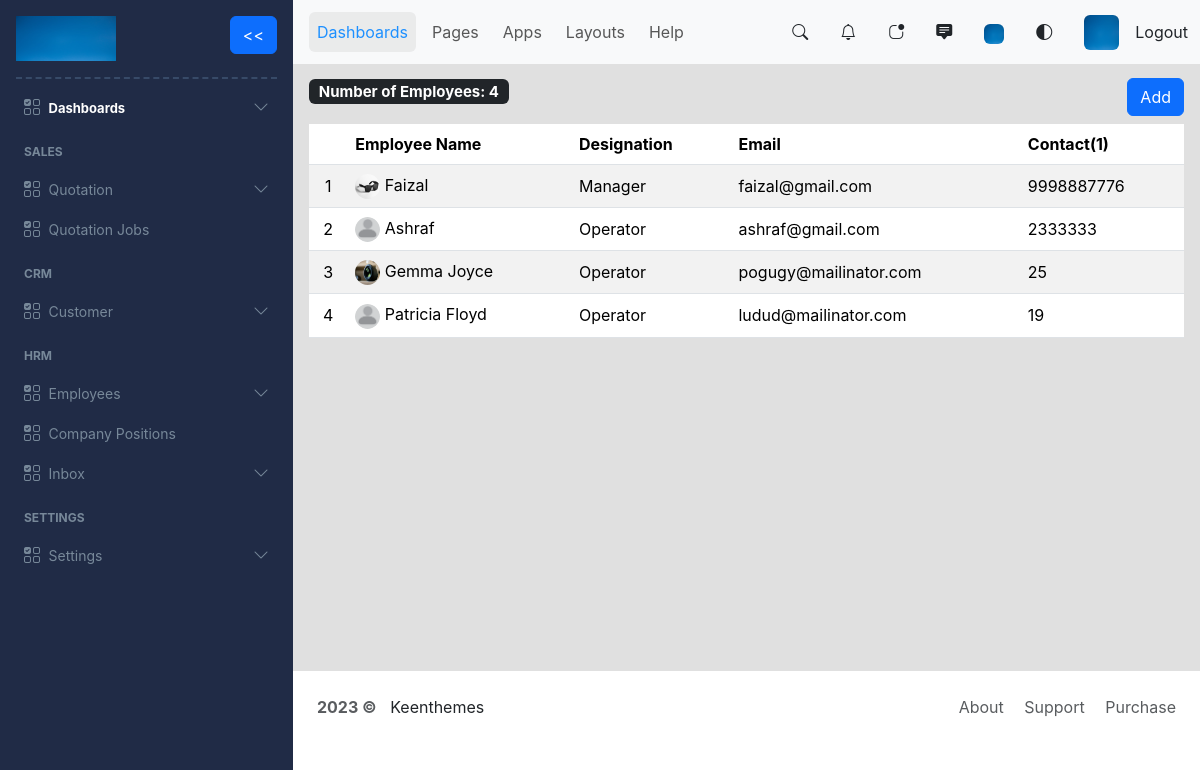
The app's page /view_employees (signed in), older data.
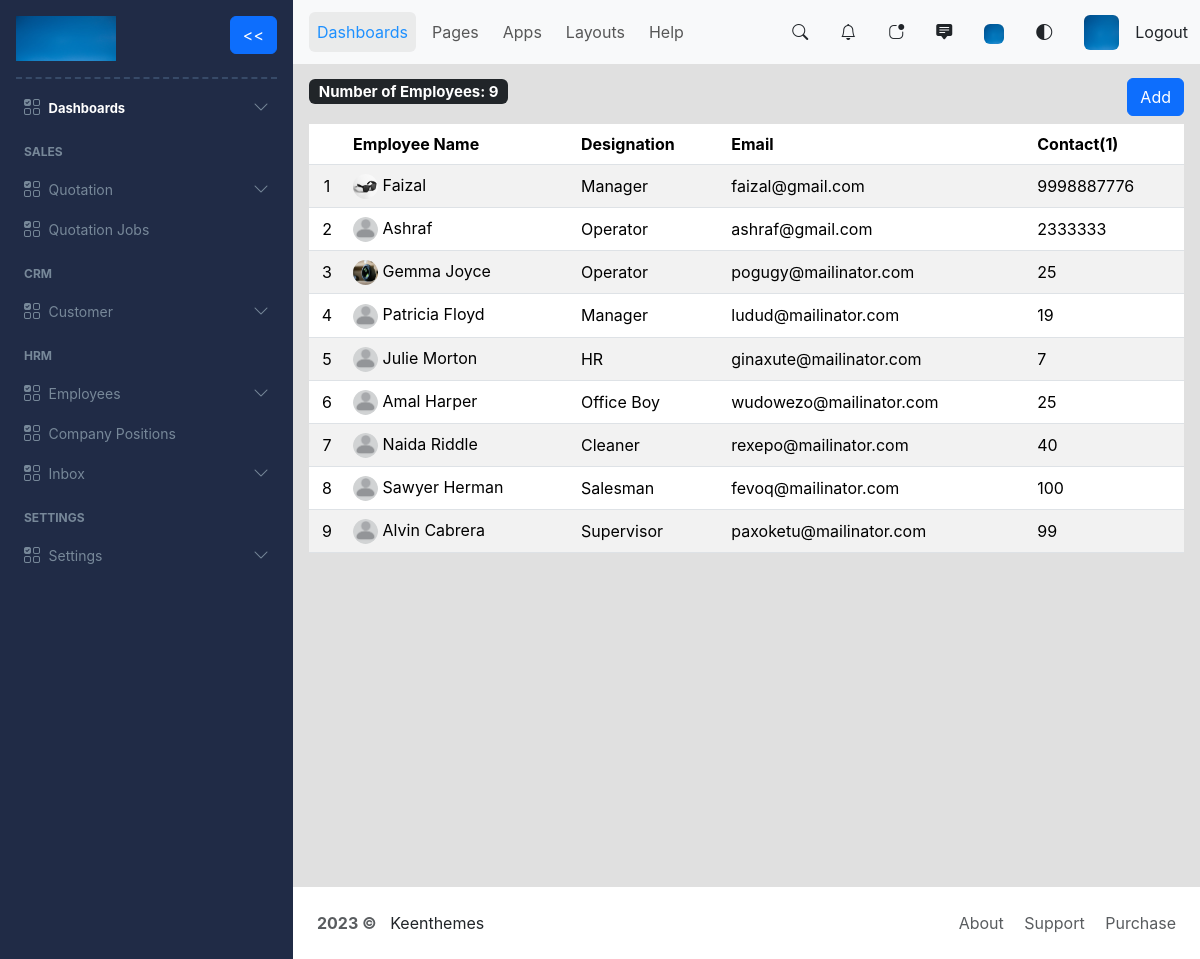
The same page, newer data.
### myapp/models.py (models this page shows, shortened)
class Employee(models.Model):
    id = models.UUIDField(primary_key=True, default=uuid.uuid4, unique=True, editable=False)
    name = models.CharField(max_length=30)
    designation = models.ForeignKey(EmployeeDesignation, on_delete=models.CASCADE)
    address = models.CharField(max_length=150)
    contact_one = models.IntegerField()
    contact_two =models.IntegerField()
    email = models.EmailField()
    profile_image = models.ImageField(null=True, blank=True, upload_to="employees_profile/")

class EmployeeDesignation(models.Model):
    id = models.UUIDField(primary_key=True, default=uuid.uuid4, unique=True, editable=False)
    designation = models.CharField(max_length=30)
    def __str__(self) -> str:
        return self.designation

### myapp/views.py (the view)
# urls.py: path('view_employees', views.viewEmployees, name='view_employees'),
@login_required
def viewEmployees(request):
    employees = Employee.objects.all()
    number_of_employees = len(employees)
    employees_exists = employees.exists()
    return render(request, 'employee/view_employees.html',{'employees': employees, 'employees_exist': employees_exists, 'number_of_employees': number_of_employees})

### myapp/templates/employee/view_employees.html
{% extends 'index.html' %}
{% block content %}
{% load static %}
<div class="d-flex justify-content-between">
    <h5> <span class="badge bg-dark">Number of Employees:  {{ number_of_employees }}</span> </h5>
    <a href = "{% url 'create_employee' %}"class="btn btn-primary">Add</a>
</div>
{% if employees_exist %}
<div class='table-responsive'>
    <table class="table table-striped mt-2 align-middle">
        <thead>
        <tr>
            <th scope="col"></th>
            <th scope="col">Employee Name</th>
            <th scope="col">Designation</th>
            <th scope="col">Email</th>
            <th scope="col">Contact(1)</th>
        </tr>
        </thead>
        <tbody>
        {% for employee in employees %}
            <tr style="height: 42px;">
                <td class="text-center">{{forloop.counter}}</td>
                <td>
                    <a href="{% url 'update_employee' employee.id %}" style="text-decoration: none; color: black;">
                    {% if employee.profile_image %}
                        <img src="{{employee.profile_image.url}}" alt="Profile not loading..." style="width: 25px; height: 25px; border-radius: 50%;">
                    {% else %}
                        <img src="{% static 'image/default.png' %}" alt="Profile not loading..." style="width: 25px; height: 25px; border-radius: 50%;">
                    {% endif %}
                    </a>
                    <a href="{% url 'update_employee' employee.id %}" style="text-decoration: none; color: black;">{{ employee.name }}</a>
                </td>
                <td><a href="{% url 'update_employee' employee.id %}" style="text-decoration: none; color: black;">{{ employee.designation }}</a></td>
                <td><a href="{% url 'update_employee' employee.id %}" style="text-decoration: none; color: black;">{{ employee.email }}</a></td>
                <td><a href="{% url 'update_employee' employee.id %}" style="text-decoration: none; color: black;">{{ employee.contact_one }}</a></td>
            </tr>
        {% endfor %}
        </tbody>
    </table>
</div>
{% else %}
<div class="d-flex justify-content-center">
    <span class="pt-5">Empty Jobs. <a href="{% url 'create_quotation' %}">Create</a> a new quotation or <a href="{% url 'view_quotations' %}">Create</a> jobs for quotations </span>
</div>
{% endif %}
{% endblock content %}

Row changes from the older to the newer data that the page shows:
changed Employee "Patricia Floyd": designation "Operator" → "Manager"
added Employee: name "Julie Morton", designation "HR", email "ginaxute@mailinator.com", contact_one "7"
added Employee: name "Amal Harper", designation "Office Boy", email "wudowezo@mailinator.com", contact_one "25"
added Employee: name "Naida Riddle", designation "Cleaner", email "rexepo@mailinator.com", contact_one "40"
added Employee: name "Sawyer Herman", designation "Salesman", email "fevoq@mailinator.com", contact_one "100"
added Employee: name "Alvin Cabrera", designation "Supervisor", email "paxoketu@mailinator.com", contact_one "99"
Text that changed along with them:
{{ number_of_employees }}: "4" → "9"
